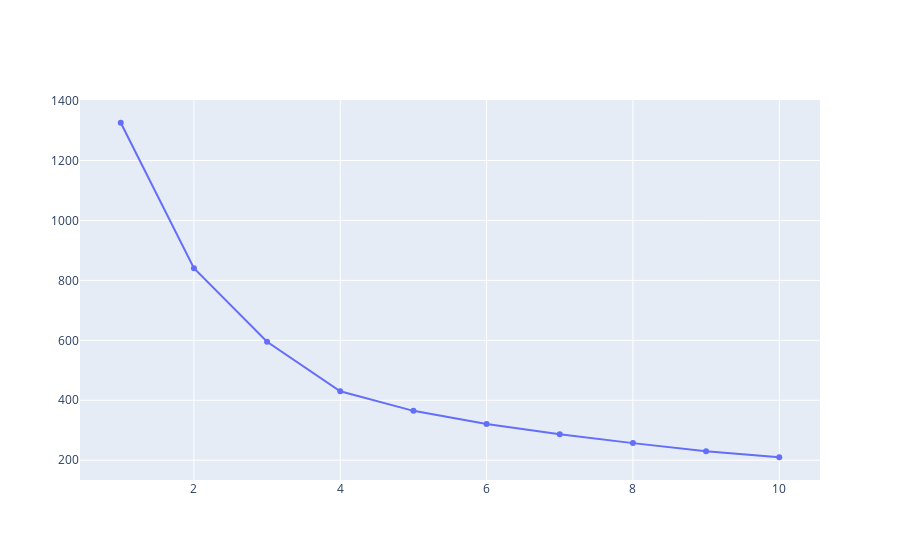

Notebook source saved alongside this figure:
### Code cell
#Clustering
from sklearn.cluster import KMeans
from sklearn.preprocessing import StandardScaler
import plotly.graph_objects as go
scaler = StandardScaler()
cluster_df = df_dummy_wd[['price', 'sp_total', 'height']]
cluster_df_scaled = scaler.fit_transform(cluster_df)
wcss = []

for i in range(1, 11):
    kmeans = KMeans(n_clusters = i, init = 'k-means++', max_iter = 300, n_init = 10, random_state = 42)
    kmeans.fit(cluster_df_scaled)
    wcss.append(kmeans.inertia_)

fig = go.Figure()
fig.add_trace(go.Scatter(x=list(x for x in range(1, 11)), y=wcss, name='WCSS'))
fig.show()

kmeans = KMeans(n_clusters = 4, init = 'k-means++', max_iter = 300, n_init = 10, random_state = 42)
predicted = kmeans.fit_predict(cluster_df_scaled)

### Figure 1 — Plotly figure (JSON) as saved in the notebook; plotly's stock layout.template omitted (floating-point values rounded to 4 significant figures)
{"data": [{"name": "WCSS", "type": "scatter", "x": [1, 2, 3, 4, 5, 6, 7, 8, 9, 10], "y": [1326.0, 840.7, 595.2, 430.1, 364.8, 320.6, 286.9, 257.1, 229.8, 209.9]}], "layout": {}}
